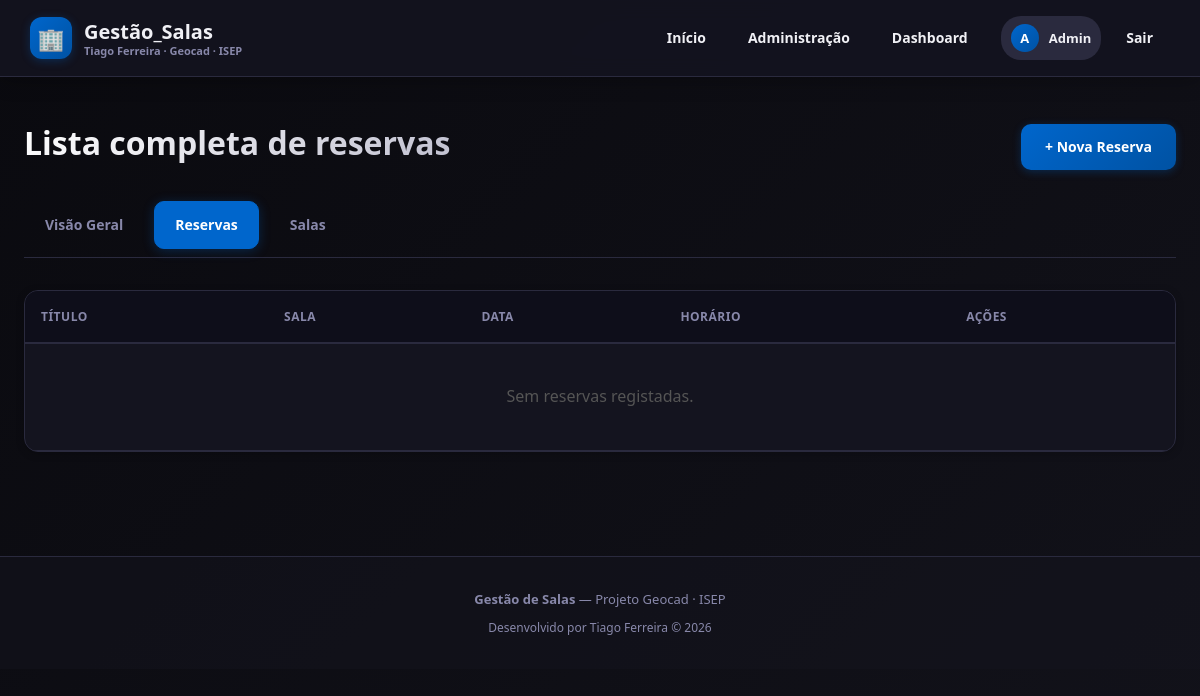
/admin/reservations (signed in), run on an earlier commit of the app's database.
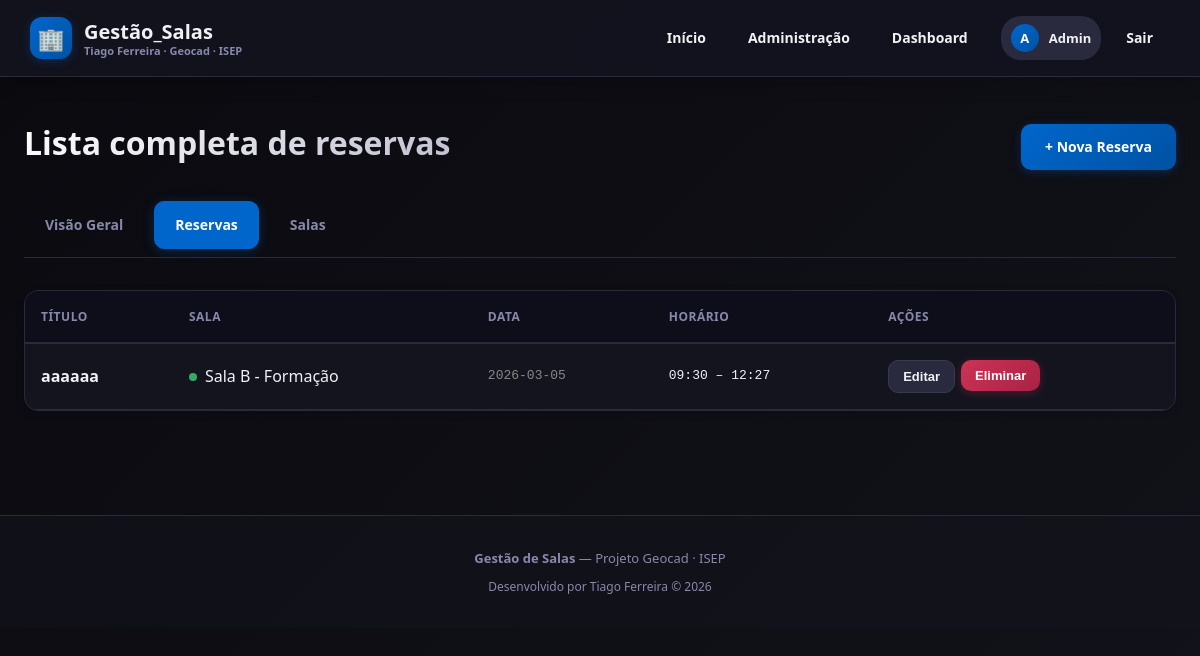
And on a later commit of the database.
### app/models.py (models this page shows)
class Reservation(Base):
    __tablename__ = "reservations"
    id         = Column(Integer, primary_key=True, index=True)
    title      = Column(String, nullable=False)
    date       = Column(String, nullable=False)        # ex: "2026-02-23"
    start_time = Column(String, nullable=False)        # ex: "09:00"
    end_time   = Column(String, nullable=False)        # ex: "10:00"
    room_id = Column(Integer, ForeignKey("rooms.id"), nullable=False)
    user_id = Column(Integer, ForeignKey("users.id"), nullable=False)
    room = relationship("Room", back_populates="reservations")
    user = relationship("User", back_populates="reservations")

class Room(Base):
    __tablename__ = "rooms"
    id         = Column(Integer, primary_key=True, index=True)
    name       = Column(String, nullable=False)
    capacity   = Column(Integer, nullable=False)
    location   = Column(String, nullable=False)
    color      = Column(String, default="#e85d04")
    start_time = Column(String, nullable=False)        # ex: "08:00"
    end_time   = Column(String, nullable=False)        # ex: "18:00"
    work_days  = Column(String, default="1,2,3,4,5")  # dias da semana separados por vírgula
    reservations = relationship("Reservation", back_populates="room")
    equipment = relationship("Equipment", back_populates="room")

### app/routers/admin.py (the view)
@router.get("/reservations")
async def reservations(request: Request, db=Depends(get_db)):
    user = require_admin(request, db)
    reservations = db.query(models.Reservation).order_by(models.Reservation.date.desc(), models.Reservation.start_time).all()
    rooms_list = db.query(models.Room).all()
    rooms = {r.id: r for r in rooms_list}
    return request.app.state.templates.TemplateResponse(
        "admin_reservations.html",
        {"request": request, "user": user, "reservations": reservations, "rooms": rooms},
    )

### app/templates/admin_reservations.html (shortened to what this page needs)
{% extends "base.html" %}
{% block content %}
<div class="container">
  <div style="display: flex; justify-content: space-between; align-items: center; margin-bottom: 24px;">
    <h1 class="page-title">Lista completa de reservas</h1>
    <a href="/dashboard" class="btn btn-primary">+ Nova Reserva</a>
  </div>
  <div class="admin-tabs">
    <a class="admin-tab" href="/admin">Visão Geral</a>
    <a class="admin-tab active" href="/admin/reservations">Reservas</a>
    <a class="admin-tab" href="/admin/rooms">Salas</a>
  </div>
  <div class="card" style="padding: 0; overflow: hidden;">
    <table>
      <thead>
        <tr>
          <th>Título</th>
          <th>Sala</th>
          <th>Data</th>
          <th>Horário</th>
          <th>Ações</th>
         </tr>
      </thead>
      <tbody>
        {% if reservations %}
          {% for r in reservations %}
            {% set room = rooms.get(r.room_id) %}
            <tr>
              <td style="font-weight: 600;">{{ r.title }}</td>
              <td>
                <div style="display: flex; align-items: center; gap: 8px;">
                  <div style="width: 8px; height: 8px; border-radius: 50%; background: {{ room.color if room else '#888' }};"></div>
                  {{ room.name if room else '—' }}
                </div>
              </td>
              <td style="font-family: monospace; color: #888;">{{ r.date }}</td>
              <td style="font-family: monospace;">{{ r.start_time }} – {{ r.end_time }}</td>
              <td>
                <div style="display: flex; gap: 6px;">
                  <button class="btn btn-secondary btn-sm" onclick="openModal('modal-edit-{{ r.id }}')">Editar</button>
                  <form method="post" action="/reservations/delete/{{ r.id }}" style="display:inline;" onsubmit="return confirm('Eliminar reserva?')">
                    <button class="btn btn-danger btn-sm" type="submit">Eliminar</button>
                  </form>
                </div>
              </td>
            </tr>
          {% endfor %}
        {% else %}
          <tr>
            <td colspan="5" style="text-align: center; color: #555; padding: 40px;">Sem reservas registadas.</td>
          </tr>
        {% endif %}
      </tbody>
    </table>
  </div>
</div>
{% endblock %}

What changed in the data, as far as the page shows it:
added Reservation: title "aaaaaa", date "2026-03-05", start_time "09:30", end_time "12:27"
added Room: name "Sala B - Formação"
Also different on the page:
text no longer shown: "Sem reservas registadas."
